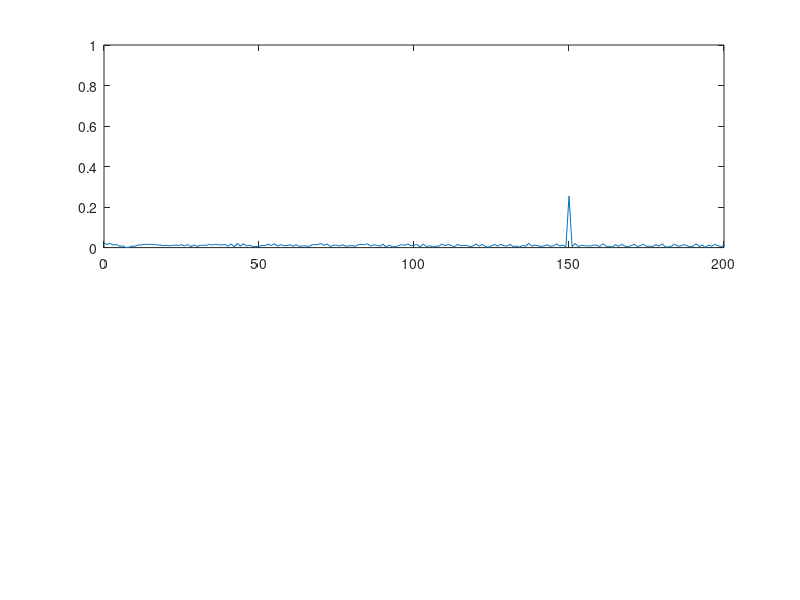
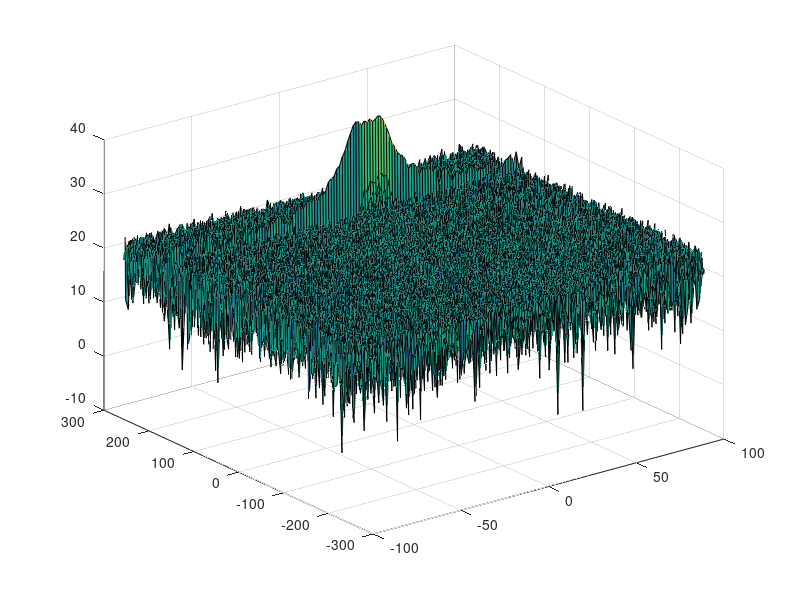

These figures' MATLAB source, in order: (Note: this script raises an error after producing the figures.)
clear all
clc;

%% Radar Specifications 
%%%%%%%%%%%%%%%%%%%%%%%%%%%
% Frequency of operation = 77GHz
% Max Range = 200m
% Range Resolution = 1 m
% Max Velocity = 100 m/s
%%%%%%%%%%%%%%%%%%%%%%%%%%%

c = 3e8; % in m/s 
freq = 77 * 10^6; %in GHZ
max_range = 200; % in m
range_res = 1; % in m
max_vel = 100; % in m/s

%speed of light = 3e8
%% User Defined Range and Velocity of target
% *%TODO* :
% define the target's initial position and velocity. Note : Velocity
% remains contant

initial_range = 150; 
init_velocity = 60; % in m/s
 
%% FMCW Waveform Generation

% *%TODO* :
%Design the FMCW waveform by giving the specs of each of its parameters.
% Calculate the Bandwidth (B), Chirp Time (Tchirp) and Slope (slope) of the FMCW
% chirp using the requirements above.
bandwidth = c / (2 * range_res); 
time_chirp = 5.5 * 2 * max_range / c; 
slope = bandwidth / time_chirp; 

%Operating carrier frequency of Radar 
fc= 77e9;             %carrier freq
                                                          
%The number of chirps in one sequence. Its ideal to have 2^ value for the ease of running the FFT
%for Doppler Estimation. 
Nd=128;                   % #of doppler cells OR #of sent periods % number of chirps

%The number of samples on each chirp. 
Nr=1024;                  %for length of time OR # of range cells

% Timestamp for running the displacement scenario for every sample on each
% chirp
t=linspace(0,Nd*time_chirp,Nr*Nd); %total time for samples


%Creating the vectors for Tx, Rx and Mix based on the total samples input.
Tx=zeros(1,length(t)); %transmitted signal
Rx=zeros(1,length(t)); %received signal
Mix = zeros(1,length(t)); %beat signal

%Similar vectors for range_covered and time delay.
r_t=zeros(1,length(t));
td=zeros(1,length(t));


%% Signal generation and Moving Target simulation
% Running the radar scenario over the time. 
for i=1:length(t)         
    
    
    % *%TODO* :
    %For each time stamp update the Range of the Target for constant velocity.
    
    r_t(i) = initial_range + init_velocity * t(i); 
    td = 2 * r_t(i) / c; 
    
    % *%TODO* :
    %For each time sample we need update the transmitted and
    %received signal. 
    
    Tx(i) = cos(2 * pi * (freq * t(i) + (slope * (t(i) * t(i))) / 2));
    del_i = t(i) - td; 
    Rx(i) = cos(2 * pi * (freq * del_i + (slope * (del_i * del_i)) / 2));
    
    % *%TODO* :
    %Now by mixing the Transmit and Receive generate the beat signal
    %This is done by element wise matrix multiplication of Transmit and
    %Receiver Signal
    Mix(i) = Tx(i).*Rx(i); 
    
end


%% RANGE MEASUREMENT


 % *%TODO* :
%reshape the vector into Nr*Nd array. Nr and Nd here would also define the size of
%Range and Doppler FFT respectively.

reshaped_Mix = reshape(Mix, [Nr, Nd]); 

 % *%TODO* :
%run the FFT on the beat signal along the range bins dimension (Nr) and
%normalize.
 % *%TODO* :
% Take the absolute value of FFT output
% *%TODO* :
% Output of FFT is double sided signal, but we are interested in only one side of the spectrum.
% Hence we throw out half of the samples.

L = length(reshaped_Mix); 
PMix = abs(fft(reshaped_Mix) / L); 
range_f = PMix(1: L / 2 + 1); 

%plotting the range
figure ('Name','Range from First FFT')
subplot(2,1,1)

 % *%TODO* :
 % plot FFT output 
f = Nr *(0:(L/2))/L;
plot(f, range_f)

 
axis ([0 200 0 1]);



%% RANGE DOPPLER RESPONSE
% The 2D FFT implementation is already provided here. This will run a 2DFFT
% on the mixed signal (beat signal) output and generate a range doppler
% map.You will implement CFAR on the generated RDM


% Range Doppler Map Generation.

% The output of the 2D FFT is an image that has reponse in the range and
% doppler FFT bins. So, it is important to convert the axis from bin sizes
% to range and doppler based on their Max values.

Mix=reshape(Mix,[Nr,Nd]);

% 2D FFT using the FFT size for both dimensions.
sig_fft2 = fft2(Mix,Nr,Nd);

% Taking just one side of signal from Range dimension.
sig_fft2 = sig_fft2(1:Nr/2,1:Nd);
sig_fft2 = fftshift (sig_fft2);
RDM = abs(sig_fft2);
RDM = 10*log10(RDM) ;

%use the surf function to plot the output of 2DFFT and to show axis in both
%dimensions
doppler_axis = linspace(-100,100,Nd);
range_axis = linspace(-200,200,Nr/2)*((Nr/2)/400);
figure,surf(doppler_axis,range_axis,RDM);

%% CFAR implementation

%Slide Window through the complete Range Doppler Map

% *%TODO* :
%Select the number of Training Cells in both the dimensions.
% *%TODO* :
%Select the number of Guard Cells in both dimensions around the Cell under 
%test (CUT) for accurate estimation
% *%TODO* :
% offset the threshold by SNR value in dB
TCR = 12; 
GCR = 4;

TCD = 10;
GCD = 4; 

db = 13; 



% *%TODO* :
%Create a vector to store noise_level for each iteration on training cells

%Get total number of training cells.
tot_TC = (2 * TCR + 2 * GCR + 1) * (2 * TCD + 2 * GCD + 1) - (2 * GCR + 1) * (2 * GCD + 1); 
noise_level = zeros(1, 1); 

% *%TODO* :
%design a loop such that it slides the CUT across range doppler map by
%giving margins at the edges for Training and Guard Cells.
%For every iteration sum the signal level within all the training
%cells. To sum convert the value from logarithmic to linear using db2pow
%function. Average the summed values for all of the training
%cells used. After averaging convert it back to logarithimic using pow2db.
%Further add the offset to it to determine the threshold. Next, compare the
%signal under CUT with this threshold. If the CUT level > threshold assign
%it a value of 1, else equate it to 0.


   % Use RDM[x,y] as the matrix from the output of 2D FFT for implementing
   % CFAR
tot_TC = (2 * TCR + 2 * GCR + 1) * (2 * TCD + 2 * GCD + 1) - (2 * GCR + 1) * (2 * GCD + 1);
Nr = height(RDM); 
Nd = width(RDM); 
for i = TCR + GCR + 1:(Nr - (TCR + GCR))
    for j = TCD + GCD + 1:(Nd - (TCD + GCD))
        %For every CUT Cell
        CUT_sum = zeros(1, 1); 
        for grid_i = i - (TCR + GCR): (i + TCR + GCR)
            for grid_j = j - (TCD + GCD): (j + TCD + GCD)
                if (grid_i > i + GCR || grid_i < i - GCR) && ... 
                        (grid_j > j + GCD || grid_j < j - GCD)
                    CUT_sum = CUT_sum + db2pow(RDM(grid_i, grid_j)); 
                end
            end 
         end 
         threshold = pow2db(CUT_sum / tot_TC) + db; 
         if RDM(i, j) > threshold
             RDM(i, j) = 1; 
         else
             RDM(i, j) = 0;    
         end     
    end
end 



% *%TODO* :
% The process above will generate a thresholded block, which is smaller 
%than the Range Doppler Map as the CUT cannot be located at the edges of
%matrix. Hence,few cells will not be thresholded. To keep the map size same
% set those values to 0. 
RDM(RDM ~= 0 & RDM ~= 1) = 0;


% *%TODO* :
%display the CFAR output using the Surf function like we did for Range
%Doppler Response output.
figure,surf(doppler_axis,range_axis,RDM);
colorbar;